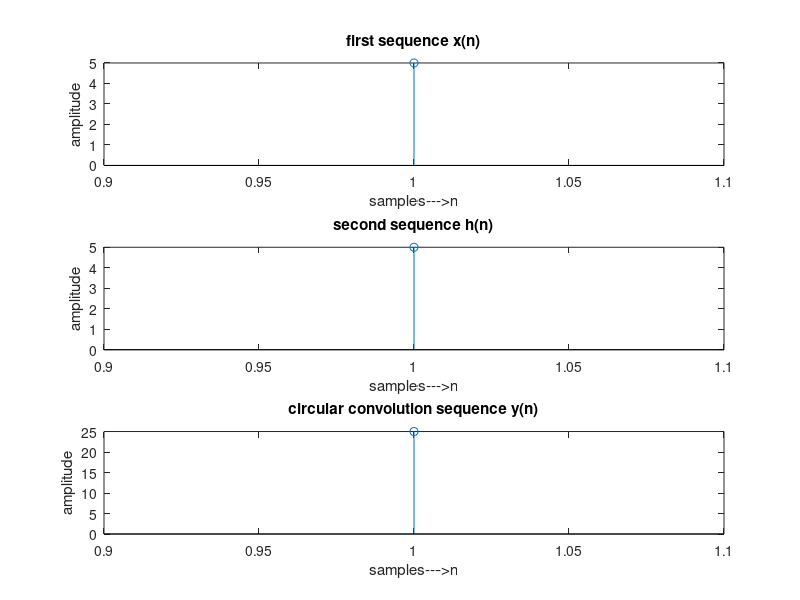

Recreate this plot in MATLAB.
%circular convolution of two sequences
clc;
clear all;
close all;
%define the input sequence
x=input('enter the first sequence x(n)');
h=input('enter the second sequence h(n)');
%define the length of sequences
p=length(x);
q=length(h);
N=max(p,q);
%append the zeros;
X=[x,zeros(1,N-p)];
H=[h,zeros(1,N-q)];
%perform the circular convolution
for n=1:N
    y(n)=0;
    for k=1:N
        j=n-k+1;
        if(j<=0)
            j=N+j;
        end
            y(n)=y(n)+X(k)*H(j);
     end
end
disp('circular convolution of two sequences is y(n) =');
disp(y);
%plot the input sequence x(n)
subplot(3,1,1);
stem(x);
xlabel('samples--->n');
ylabel('amplitude');
title('first sequence x(n)');
%plot the second sequence h(n)
subplot(3,1,2);
stem(h);
xlabel('samples--->n');
ylabel('amplitude');
title('second sequence h(n)');
%plot the circular convolution sequence sequence 
subplot(3,1,3);
stem(y);
xlabel('samples--->n');
ylabel('amplitude');
title('circular convolution sequence y(n)');